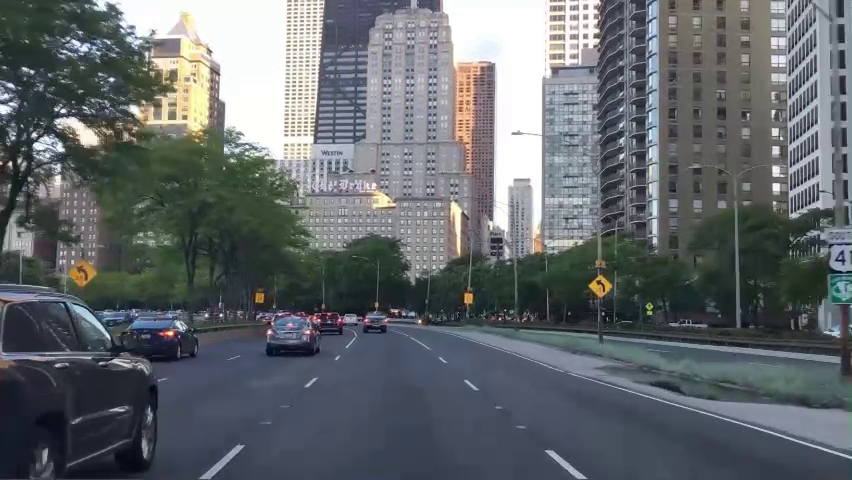
#> input picture frame 30 of part1/hw8/video.mp4, 852 x 480 px
$ python hw8_3.py
#> lines starting #> are read from the running program, lines starting #| are printed output that depends on the picture
import cv2
import numpy as np

video = cv2.VideoCapture('video.mp4')
if not video.isOpened():
    print("error opening")

while video.isOpened():
    ret, current_frame = video.read()
#> current_frame is the input picture: shape (480, 852, 3); mean B, G, R 107.9, 104.4, 99.2
    if ret:
        height, width = current_frame.shape[:2]
#> height = 480; width = 852
        pts1 = np.float32([[0, 320], [852, 320], [0, 480], [852, 480]])
        pts2 = np.float32([[0, 0], [width, 0], [0, height], [width, height]])
#> pts2 = [[0, 0], [852, 0], [0, 480], [852, 480]]
        matrix = cv2.getPerspectiveTransform(pts1, pts2)
        out_frame = cv2.warpPerspective(current_frame, matrix, (width, height))
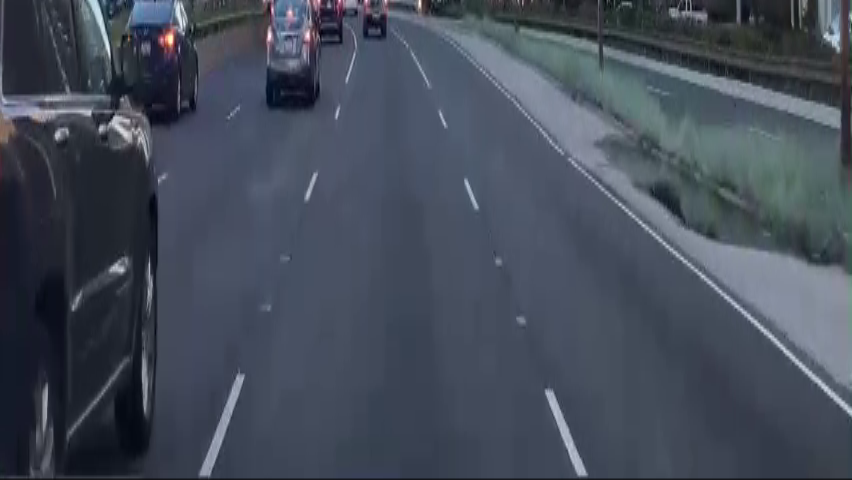
#> out_frame: shape (480, 852, 3); mean B, G, R 89.6, 76.3, 68.6
        cv2.imshow("original", current_frame)
        cv2.imshow("out", out_frame)

        k = cv2.waitKey(20) & 0xFF
#> (key Esc is pressed here)
        if k == 27:
            break
    else:
        break

video.release()
cv2.destroyAllWindows()

$ run again, starting later in the video
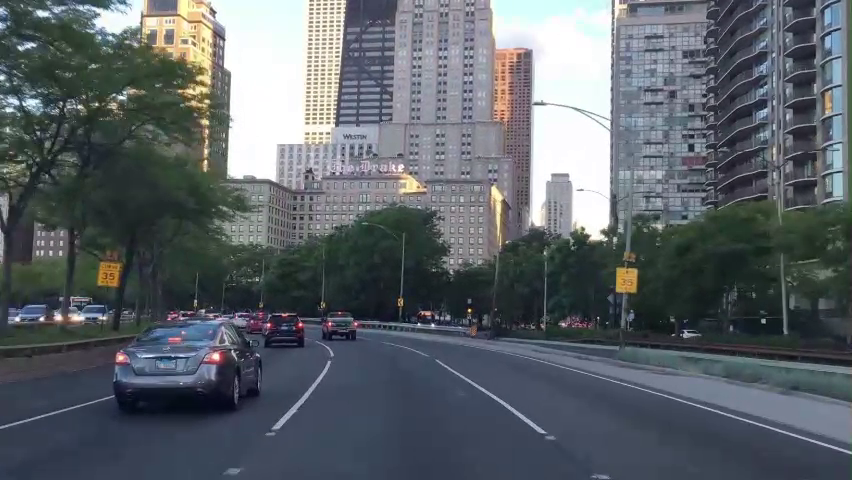
#> input picture frame 135 of part1/hw8/video.mp4, 852 x 480 px
#> current_frame is the input picture: shape (480, 852, 3); mean B, G, R 104.4, 99, 92.6
#> `out_frame = cv2.warpPerspective(current_frame, matrix, (width, height))`:
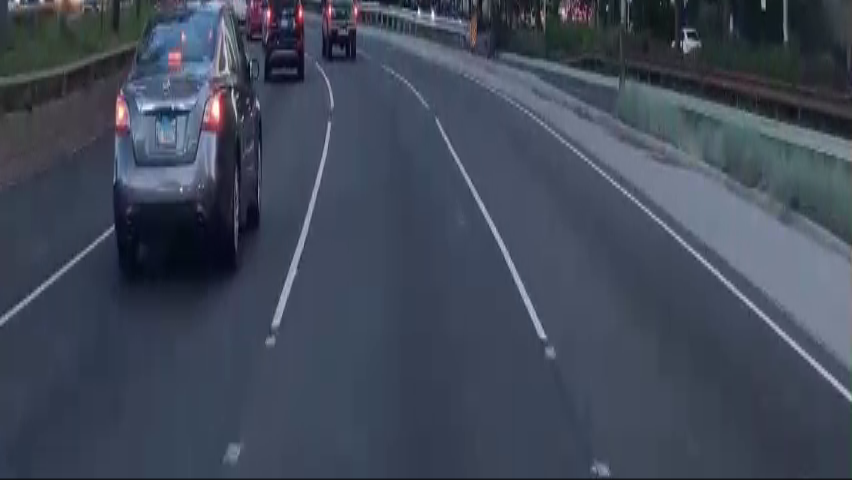
#> out_frame: shape (480, 852, 3); mean B, G, R 88.2, 73, 64.9

$ run again, starting later in the video
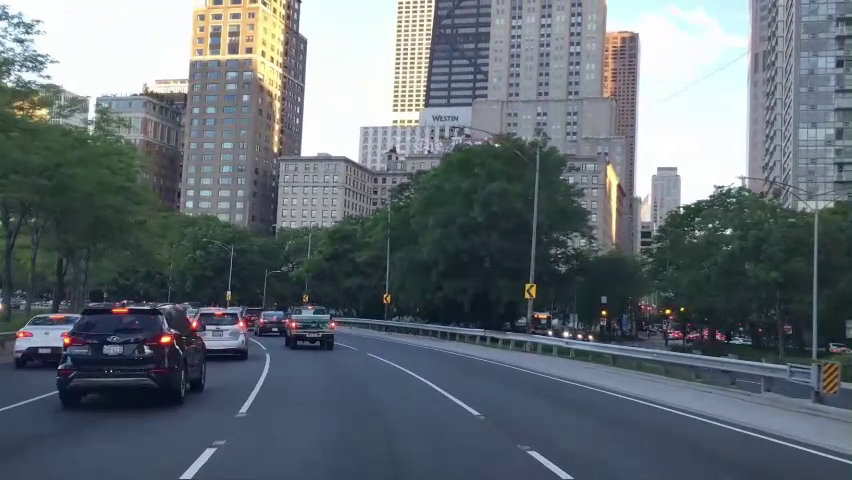
#> input picture frame 240 of part1/hw8/video.mp4, 852 x 480 px
#> current_frame is the input picture: shape (480, 852, 3); mean B, G, R 116.3, 109.4, 100.2
#> `out_frame = cv2.warpPerspective(current_frame, matrix, (width, height))`:
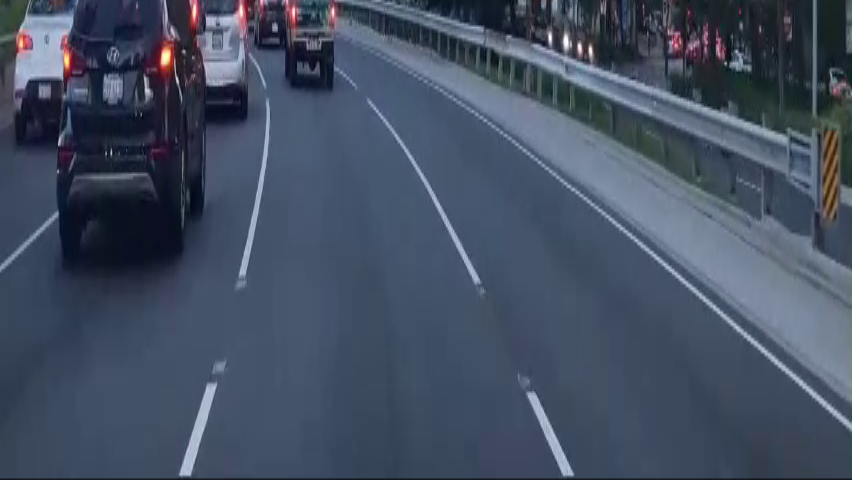
#> out_frame: shape (480, 852, 3); mean B, G, R 98, 79.1, 67.9
